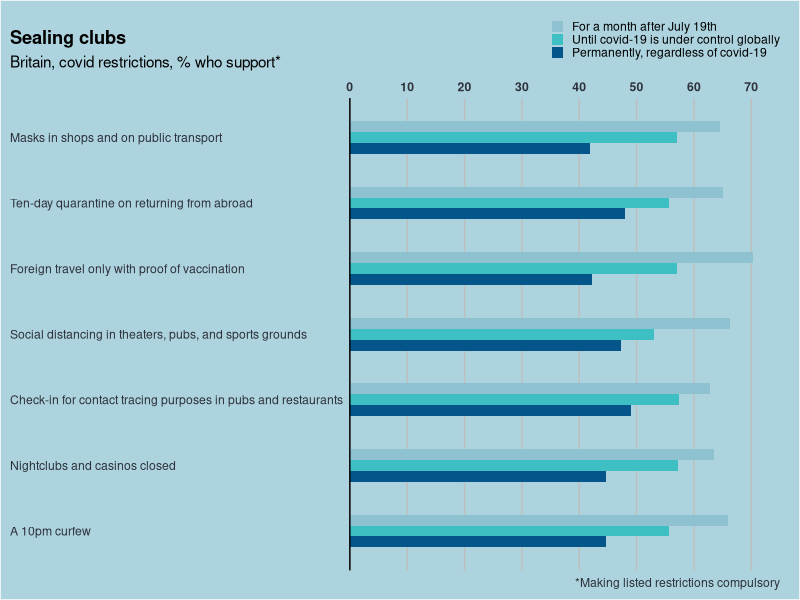

Write R code to recreate this figure.
## ---- chunk 1

knitr::opts_chunk$set(
  echo = TRUE,
  comment = "",
  fig.pos = "",
  warning = FALSE,
  tidy = TRUE,
  fig.align = "center",
  highlight = TRUE
)

library(tidyverse)
library(rlang)
## ---- chunk 2
data <- tibble(
  question = factor(
    rep(1:7, each = 3),
    labels =
      c(
        "Masks in shops and on public transport",
        "Ten-day quarantine on returning from abroad",
        "Foreign travel only with proof of vaccination",
        "Social distancing in theaters, pubs, and sports grounds",
        "Check-in for contact tracing purposes in pubs and restaurants",
        "Nightclubs and casinos closed",
        "A 10pm curfew"
      )
  )
  ,
  opinion = factor(
    rep(1:3, times = 7),
    labels = c(
      "For a month after July 19th",
      "Until covid-19 is under control globally",
      "Permanently, regardless of covid-19"
    )
  ),
  value = c(replicate(7, c(60, 50, 40) + rnorm(
    3, mean = 5, sd = 2.5
  )))
)

## ---- chunk 3
library(ggplot2)
library(forcats)

breaks <- seq(0, 70, by = 10)
ggplot(data, aes(
  x = fct_rev(question),
  y = value,
  fill = fct_rev(opinion)
)) +
  geom_col(position = "dodge", width = .5) +
  discrete_scale(aesthetics = "fill", scale_name = "economist", palette = function(x) rev(c("#8FC2D1", "#3DBFC4", "#045589")), expand = expansion(mult = c(0, 0))) +
  scale_y_continuous(
    expand = expansion(mult = c(0, 0)),
    breaks = breaks,
    labels = breaks,
    limits = c(0, 75),
    position = "right"
  ) +
  coord_flip() +
  labs(
    caption = c("Source: Ipsos Mori", "*Making listed restrictions compulsory"),
    title = "Sealing clubs",
    subtitle = "Britain, covid restrictions, % who support*",
    fill = NULL,
    x = NULL,
    y = NULL
  ) +
  guides(fill = guide_legend(override.aes = list(stroke = "#ADD3DE"), reverse = TRUE)) +
  theme(
    axis.line.y = element_line(color = "black", size = .5),
    axis.ticks = element_blank(),
    axis.text.x = element_text(face = "bold", color = "#2C313B"),
    axis.text.y = element_text(hjust = 0, color = "#2C313B"),
    legend.background = element_rect(fill = "#ADD3DE"),
    legend.direction = "vertical",
    legend.position = c(1, 1.1),
    legend.justification = c(1, 0.2),
    legend.margin = margin(),
    legend.key = element_rect(fill = "#ADD3DE"),
    legend.key.width = unit(.65, "lines"),
    legend.key.height = unit(.65, "lines"),
    panel.background = element_rect("#ADD3DE"),
    plot.background = element_rect(fill = "#ADD3DE"),
    panel.grid = element_line(color = "grey", size = .5),
    panel.grid.minor.x = element_blank(),
    panel.grid.major.y = element_blank(),
    plot.margin = unit(c(1.5, 1, 0.5, 0.5), "lines"),
    plot.caption = element_text(hjust = c(-1.55,1), color = "#2C313B"),
    plot.subtitle = element_text(vjust = 1),
    plot.title = element_text(vjust = 1, face = "bold"),
    plot.title.position = "plot"
  )
